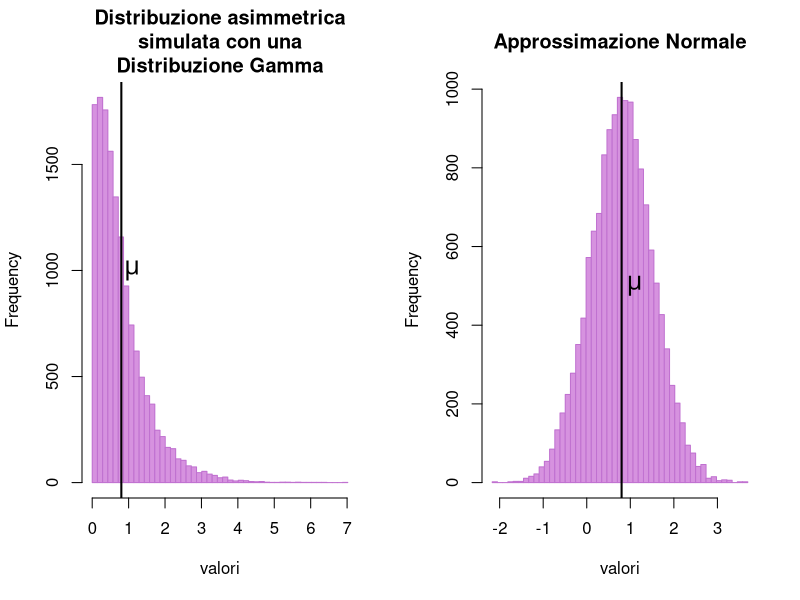
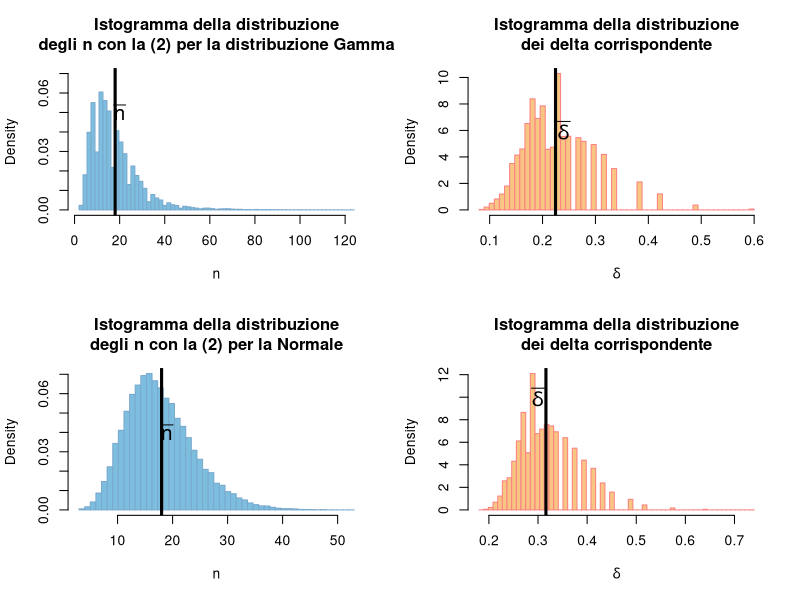
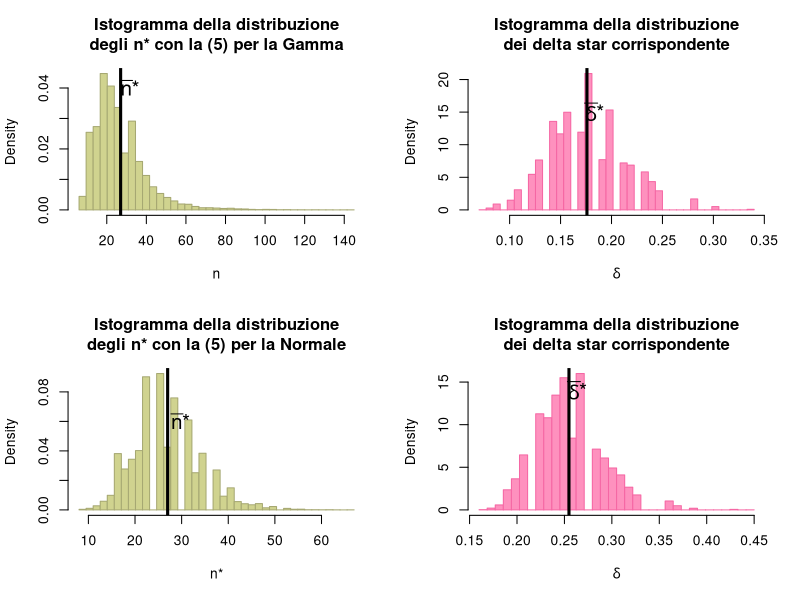

Source code (R) for these figures, in order: (Note: a time limit stopped this script after it produced the figures.)
####################################################
####################################################
#######                                      #######
####### SIMULAZIONE LOBLOLLY PINE POPULATION #######
#######                                      #######
####################################################
####################################################

################################
# GENERAZIONE DI DISTRIBUZIONI #
################################

# Imposto i parametri della distribuzione che andro' a generare successivamente, in modo da averne una simile a quella dell'area basale dei pini Loblolly, analizzata nell'articolo.
N <- 14443 
mu <- 0.8 
sigma <- 0.72
# Media e Deviazione standard li ho scelti a priori per poter generare una distribuzione abbastanza simile a quella del dataset.

# Calcolo di k (forma) e theta (scala) basato sui parametri forniti
k <- (mu^2) / (sigma^2)
theta <- (sigma^2) / mu

## DISTRIBUZIONE GAMMA
set.seed(524)
gamma_distr <- rgamma(N, shape = k, scale = theta)
summary(gamma_distr)

## DISTRIBUZIONE NORMALE
# Utilizzo gli stessi parametri (mu e sigma)
set.seed(524)
norm_distr <- rnorm(N, mean = mu, sd = sigma)
summary(norm_distr)

##########################
# ISTOGRAMMI A CONFRONTO #
##########################

par(mfrow=c(1,2))
## ISTOGRAMMA DELLA DISTRIBUZIONE GAMMA
hist(gamma_distr,breaks = seq(min(gamma_distr),max(gamma_distr), length.out=50), main = "Distribuzione asimmetrica\nsimulata con una\nDistribuzione Gamma", xlab = "valori",col="#d692df",border = "#c071d0")
abline(v=mu, lwd=2)
text(1.1,1000, cex=1.5, labels=expression(paste(mu)))

## ISTOGRAMMA DELLA DISTRIBUZIONE NORMALE
hist(norm_distr,breaks = seq(min(norm_distr),max(norm_distr), length.out=50), main = "Approssimazione Normale", xlab = "valori",col="#d692df",border = "#c071d0")
abline(v=mu, lwd=2)
text(1.1,500, cex=1.5, labels=expression(paste(mu)))

######################################
# FORMULA USUALE PER IL CALCOLO DI n #
######################################

## CALCOLO LA NUMEROSITA' CAMPIONARIA CON LA FORMULA 2

# Definisco i parametri mancanti
delta <- 0.3 # La precisione desiderata (margine di errore)
alpha <- 0.1 # Il livello di significatività per un livello di confidenza del 90%

# Calcolo il valore critico t 
t_value <- qt(1 - alpha/2, df = N-1)

# Calcolo la numerosità campionaria
n_pilota <- round((t_value * sigma / delta)^2)
n_pilota

# Itero una seconda volta per portare i gradi di libertà ad uno in meno
t_value <- qt(1 - alpha/2, df = n_pilota-1)
n_pilota <- round((t_value * sigma / delta)^2)
n_pilota

# Ora estrarrò dalle popolazioni Gamma e Gaussiana rispettivamente due campioni con Campionamento Casuale Semplice con un pacchetto specifico
# install.packages("sampling")
# library(sampling)
# indices <- srswor(n_pilota, N) # 'indices' contiene gli indici degli elementi selezionati dalla popolazione
# gamma_camp <- gamma_distr[indices]
# norm_camp <- norm_distr[indices]


# Poiche' e' impossibile nella realta' che la deviazione standard sia data a priori, la stimiamo attraverso il calcolo della deviazione standard dal campione pilota.

# Estraggo i campioni con Campionamento Casuale Semplice fissando il seme
set.seed(524)
gamma_camp_pilota <- sample(gamma_distr, n_pilota, replace = FALSE)
norm_camp_pilota <- sample(norm_distr, n_pilota,replace=FALSE)
sigma_hat <-  sd(gamma_camp_pilota)
sigma_hat_norm <- sd(norm_camp_pilota)

# Calcolo nuovamente la Formula (2) iterando due volte
t_value <- qt(1 - alpha/2, df = n_pilota-1)
n <- ceiling((t_value * sigma_hat / delta)^2)
n
t_value <- qt(1 - alpha/2, df = n-1)
n <- ceiling((t_value * sigma_hat / delta)^2)
n # Dimensione del campione desiderata

# Estraggo i campioni con la nuova numerosità campionaria
gamma_camp <- sample(gamma_distr,n,replace = FALSE)
norm_camp <- sample(norm_distr,n,replace = FALSE)

cat("La numerosita' campionaria calcolata con la formula usuale e' di", n, "data dalla seconda iterazione, per portare i gradi di libertà ad uno in meno ripetto alla dimensione del campione stimata. I due campioni estratti con Campionamento Casuale Semplice Senza Ripetizione sono: \nGAMMA\n", gamma_camp, "\nNORMALE\n", norm_camp)

###############
# SIMULAZIONI #
###############

# Ora che e' chiaro il procedimento eseguo 50.000 simulazioni per ottenere una rappresentazione realistica delle distribuzioni di campionamento
M <- 50000

## ITERAZIONE PER LA DISTRIBUZIONE GAMMA

# Inizializzo un vettore per l'allocazione dei risultati
estimated_n <- numeric(M)
set.seed(524)
for (i in 1:M) {
  # Simulo il prelievo di un campione pilota
  campione_ssr <- sample(gamma_distr, size = n_pilota, replace = FALSE)
  
  # Calcolo la deviazione standard del campione pilota
  deviazione_standard_campione <- sd(campione_ssr)
  
  # Calcolo la dimensione del campione desiderata n tramite la formula usuale
  n <- ceiling((qt(1 - alpha / 2, length(campione_ssr) - 1) * deviazione_standard_campione / delta)^2)
  
  # Memorizzo il risultato nel vettore preallocato
  estimated_n[i] <- max(ceiling(n),2)
}
# Visualizzo i primi 10 risultati
head(estimated_n)
cat("Mean estimate n from (2): ", ceiling(mean(estimated_n)), "\nMaximum estimate n: ",max(estimated_n))

# ITERAZIONE PER LA DISTIBUZIONE NORMALE
est_n_norm <- numeric(M)
set.seed(524)
for (i in 1:M) {
  campione_ssr<-sample(norm_distr,size = n_pilota,replace = FALSE)
  deviazione_standard_campione <-sd(campione_ssr)
  n <- ceiling((qt(1-alpha/2,length(campione_ssr)-
             1)*deviazione_standard_campione/delta)^2)
  est_n_norm[i]<-max(ceiling(n),2)
}
head(est_n_norm)
cat("Mean estimate n from (2): ", ceiling(mean(est_n_norm)), "\nMaximum estimate n: ",max(est_n_norm))

#######################################
# MEAN ESTIMATED MARGIN ERROR USING n #
#######################################

# RICAVO DELTA DALLA DISTRIBUZIONE GAMMA
delta_gamma <- round(qnorm(1 - alpha/2) * sigma_hat / sqrt(estimated_n),2) # Utilizzo sigma_hat
summary(delta_gamma)
cat("Mean estimated margin error using n from Gamma ditribution: ",round(mean(delta_gamma),2))

# RICAVO DELTA DALLA DISTRIBUZIONE NORMALE
delta_norm <- round(qnorm(1 - alpha/2) * sigma_hat_norm / sqrt(est_n_norm),2)
cat("Mean estimate margin error using n from gaussian ditribution: ",round(mean(delta_norm),2))

par(mfrow= c(2,2))
# ISTOGRAMMA DELLA DISTRIBUZIONE DEGLI n PER LA GAMMA
hist(estimated_n, breaks=seq(min(estimated_n),max(estimated_n),length.out=70), main = "Istogramma della distribuzione\ndegli n con la (2) per la distribuzione Gamma", ylim = c(0,0.07),col = "#7dbedf",border = "#7aa9ce", xlab = "n", freq = F)
abline(v=ceiling(mean(estimated_n)), lwd=3)
text(20, 0.05,labels=expression(paste(bar(n))), cex=1.5, lwd=2)

# ISTOGRAMMA DELLA DISTRIBUZIONE DEI delta PER LA GAMMA
hist(delta_gamma, breaks = seq(min(delta_gamma),max(delta_gamma),length.out=55), main = "Istogramma della distribuzione\ndei delta corrispondente", col = "#f8c583",border = "#fa8282", xlab = expression(paste(delta)), freq = F)
abline(v=mean(delta_gamma),lwd=3)
text(0.24,6,labels=expression(paste(bar(delta))), cex=1.5, lwd=2)

# ISTOGRAMMA DELLA DISTRIBUZIONE DEGLI n PER LA NORMALE
hist(est_n_norm, breaks=seq(min(est_n_norm),max(est_n_norm),length.out=50), main = "Istogramma della distribuzione\ndegli n con la (2) per la Normale",  col = "#7dbedf",border = "#7aa9ce", xlab = "n",freq = F)
abline(v=ceiling(mean(est_n_norm)), lwd=3)
text(19, 0.04,labels=expression(paste(bar(n))), cex=1.5)

# ISTOGRAMMA DELLA DISTRIBUZIONE DEI delta PER LA NORMALE
hist(delta_norm, breaks = seq(min(delta_norm),max(delta_norm),length.out=60), col = "#f8c583",border = "#fa8282", main = "Istogramma della distribuzione\ndei delta corrispondente", xlab = expression(paste(delta)),freq = F)
abline(v=mean(delta_norm), lwd=3)
text(0.30,10,labels=expression(paste(bar(delta))), cex=1.5, lwd=2)

############################
# INTERVALLI DI CONFIDENZA #
############################

## PER CAMPIONE SINGOLO

# LIVELLO DI CONFIDENZA AL 90% PER LA GAMMA

# Calcolo del margine di errore
margine_errore <- qnorm(1-alpha/2) * (sigma_hat / sqrt(ceiling(mean(estimated_n)))) 
mu_camp_G <- mean(gamma_camp)
# Calcolo l'intervallo di confidenza
inf <- mu_camp_G - margine_errore
sup <- mu_camp_G + margine_errore
cat("Intervallo di confidenza al 90% per la media: [", inf, ",", sup, "]\n")

# LIVELLO DI CONFIDENZA AL 90% PER LA NORMALE

# Eseguo lo stesso procedimento utilizzato sopra, cambiando la deviazione standard e la stima di n
margin_error <- qnorm(1-alpha/2) * (sigma_hat_norm / sqrt(ceiling(mean(est_n_norm)))) 
mu_camp_N <- mean(norm_camp)
inf_norm <- mu_camp_N - margin_error
sup_norm <- mu_camp_N + margin_error
cat("Intervallo di confidenza della Normale al 90% per la media: [", inf_norm, ",", sup_norm, "]\n")

####################################################
# INTERVALLI DI  CONFIDENZA PER 50.000 SIMULAZIONI #
####################################################

## LIVELLI DI CONFIDENZA AL 90% PER LA GAMMA

# Anche qui, ora che il procedimento è chiaro eseguo M simulazioni
# Inizializzo un vettore per memorizzare i risultati degli intervalli di confidenza
IC <- matrix(NA, nrow = M, ncol = 2)

# Imposto il livello di confidenza al 90%
livello_confidenza <- 1 - alpha

# Itero il processo M volte
for (i in 1:M) {

  # Seleziono un campione SSR di dimensione n (dato dalla media delle stime di n)
  campione_ssr <- sample(gamma_distr, size = ceiling(mean(estimated_n)), replace = FALSE)
  
  # Calcolo l'intervallo di confidenza per la media
  intervallo_confidenza <- t.test(campione_ssr, conf.level = livello_confidenza)$conf.int
  
  # Memorizzo l'intervallo di confidenza
  IC[i, ] <- intervallo_confidenza
}

#Visualizzo i primi 10 intervalli di confidenza
head(IC)

## LIVELLI DI CONFIDENZA AL 90% PER LA NORMALE

# Utilizzo lo stesso procedimento della Gamma
I_C <- matrix(NA, nrow = M, ncol = 2)

livello_confidenza <- 1 - alpha

for (i in 1:M) {
  
  campione_ssr <- sample(norm_distr, size = ceiling(mean(est_n_norm)), replace = FALSE)
  
  
  intervallo_confidenza <- t.test(campione_ssr, conf.level = livello_confidenza)$conf.int
  
  I_C[i, ] <- intervallo_confidenza
}

head(I_C)

#######################################
# PROBABILITA' DI TOLLERANZA EMPIRICA #
#######################################

## CALCOLO LA PROBABILITA' DI TOLLERANZA EMPIRICA PER LA DISTRIBUZIONE GAMMA

# Inizializzo il contatore per intervalli di confidenza che coprono la media della popolazione
copertura <- 0

# Controllo ogni intervallo di confidenza per vedere se copre la media della popolazione
for (i in 1:M) {
  if (IC[i, 1] <= mu && IC[i, 2] >= mu) {
    copertura <- copertura + 1
  }
}
# Calcola la probabilità di tolleranza empirica
ETP <- round(copertura / M, 2)

# ESEGUO LO STESSO PROCEDIMENTO PER LA NORMALE
copertura_norm <- 0

# Controlla ogni intervallo di confidenza per vedere se copre la media vera
for (i in 1:M) {
  if (I_C[i, 1] <= mu && I_C[i, 2] >= mu) {
    copertura_norm <- copertura_norm + 1
  }
}
# Calcolo la probabilità di tolleranza empirica
norm_ETP <- round(copertura_norm / M, 2)

cat("La probabilià di tolleranza empirica per la distribuzione Gamma (1-gamma) e' di:",ETP,"\nLa probabilià di tolleranza empirica per la distribuzione Normale (1-gamma) e' di:",norm_ETP)
# Al contrario di quanto descritto nell'articolo il tasso di copertura è molto alto per la stima della dimensione campionaria con la formula usuale, ma soprattutto è più alto per la normale.

#################################
# MARGINE DI ERRORE TOLLERABILE #
#################################

## GAMMA

# Inizializzo un vettore per memorizzare le medie campionarie per la Gamma
mu_camp_G <- numeric(M)

# Estraggo i campioni e calcolo le medie
for (i in 1:M) {

    campione_ssr <- sample(gamma_distr, ceiling(mean(estimated_n)), replace = TRUE)
  
    mu_camp_G[i] <- mean(campione_ssr)
}

# Calcolo quante medie campionarie sono entro delta dalla media della popolazione
medie_entro_delta_G <- sum(abs(mu_camp_G - mu) <= delta)

percentuale_entro_delta_G <- ceiling((medie_entro_delta_G / M) * 100)

cat("Percentage of sample means within delta of the Gamma population mean:", percentuale_entro_delta_G, "%\n")

# UTILIZZO LO STESSO PROCEDIMENTO PER LA NORMALE
# Inizializzo un vettore per memorizzare le medie campionarie per la Gamma
mu_camp_N <- numeric(M)

# Estraggo i campioni e calcolo le medie
for (i in 1:M) {
  n <- ceiling((qt(1 - alpha / 2, length(campione_ssr) - 1) * deviazione_standard_campione / delta)^2)
  
  campione_ssr <- sample(norm_distr, ceiling(mean(est_n_norm)), replace = TRUE)
  
  mu_camp_N[i] <- mean(campione_ssr)
}

# Calcolo quante medie campionarie sono entro delta dalla media della popolazione
medie_entro_delta_N <- sum(abs(mu_camp_N - mu) <= delta)

percentuale_entro_delta_N <- ceiling((medie_entro_delta_N / M) * 100)

cat("Percentage of sample means within delta of the Normal population mean:", percentuale_entro_delta_N, "%\n")

##############################################################################

#####################################
# FORMULA PER n* DI KUPPER E HAFNER #
#####################################

# Ricordo i parametri che mi servono
alpha <- 0.1 # Livello di confidenza al 90%
gamma <- 0.1 # Livello di tolleranza al 95%

# Funzione per calcolare n*
calculate_n_star <- function(n, alpha, gamma) {
  n_star <- n # Inizializzo n_star con n calcolato con la formula usuale
  while(TRUE) {
    chi_sq_n_star_minus_1 <- qchisq(1 - gamma, df = n_star - 1)
    f_1_n_star_minus_1 <- qf(1 - alpha, df1 = 1, df2 = n_star - 1)
    chi_sq_1 <- qchisq(1 - alpha, df = 1)
    right_side <- n * chi_sq_n_star_minus_1 * f_1_n_star_minus_1 / chi_sq_1
    left_side <- n_star * (n_star - 1)
    
    if(left_side >= right_side) {
      break
    } else {
      n_star <- n_star + 1
    }
  }
  return(n_star)
}

## FORMULA (5) PER LA DISTRIBUZIONE GAMMA

# Inizializzo un vettore per memorizzare i risultati di n*
n_star_risult <- numeric(length(estimated_n))

# Calcolo n* per ogni simulazione
for (i in 1:length(estimated_n)) {
  n_star_risult[i] <- calculate_n_star(estimated_n[i], alpha, gamma)
}

# A questo punto, n_star_risult contiene i valori di n* calcolati per ogni n in estimated_n
cat("Mean estimate n* from (5): ", ceiling(mean(n_star_risult)), "\nMaximum estimate n*: ", max(n_star_risult))

## FORMULA (5) PER LA DISTRIBUZIONE NORMALE

# Utilizzando la funzione  gia' definita, ri-eseguo il ciclo for per est_n_norm
# Inizializzo un vettore per memorizzare i risultati di n*
n_star_risult_norm <- numeric(length(est_n_norm))

for (i in 1:length(est_n_norm)) {
  n_star_risult_norm[i] <- calculate_n_star(est_n_norm[i], alpha, gamma)
}

cat("Mean estimate n* from (5): ", ceiling(mean(n_star_risult_norm)), "\nMaximum estimate n*: ", max(n_star_risult_norm))


########################################
# MEAN ESTIMATED MARGIN ERROR USING n* #
########################################

## RICAVO DELTA STAR DALLA DISTRIBUZIONE GAMMA
delta_star_gamma <- round(qnorm(1 - alpha/2) * sigma_hat / sqrt(n_star_risult),2) # Utilizzo sigma o sigma_hat?????????
summary(delta_star_gamma)
cat("Mean estimated margin error using n* from Gamma ditribution: ",round(mean(delta_star_gamma),2))

## RICAVO DELTA STAR DALLA DISTRIBUZIONE NORMALE
delta_star_norm <- round(qnorm(1 - alpha/2) * sigma_hat_norm / sqrt(n_star_risult_norm),2)
summary(delta_star_norm)
cat("Mean estimate margin error using n* from gaussian ditribution: ",round(mean(delta_star_norm),2))

par(mfrow=c(2,2))
# ISTOGRAMMA DELLA DISTRIBUZIONE DEGLI n* PER LA GAMMA
hist(n_star_risult, breaks=seq(min(n_star_risult),max(n_star_risult),length.out=40), main = "Istogramma della distribuzione\ndegli n* con la (5) per la Gamma", col = "#d0d38f",border = "#a6a872", xlab = "n", freq = F)
abline(v=ceiling(mean(n_star_risult)), lwd=3)
text(30, 0.04,labels=expression(paste(bar(n)),"   *"), cex=1.5, lwd=2)

# ISTOGRAMMA DELLA DISTRIBUZIONE DEI delta star PER LA GAMMA
hist(delta_star_gamma, breaks = seq(min(delta_star_gamma),max(delta_star_gamma),length.out=40), main = "Istogramma della distribuzione\ndei delta star corrispondente", col = "#fe91be",border = "#f567a4", xlab = expression(paste(delta)), freq = F)
abline(v=mean(delta_star_gamma), lwd=3)
text(0.18,15,labels=expression(paste(bar(delta)),"   *"), cex=1.5, lwd=2)

# ISTOGRAMMA DELLA DISTRIBUZIONE DEGLI n* PER LA NORMALE
hist(n_star_risult_norm, breaks=seq(min(n_star_risult_norm),max(n_star_risult_norm),length.out=40), main = "Istogramma della distribuzione\ndegli n* con la (5) per la Normale",  col = "#d0d38f",border = "#a6a872", xlab = "n*",freq = F)
abline(v=ceiling(mean(n_star_risult_norm)), lwd=3)
text(29, 0.06,labels=expression(paste(bar(n)),"   *"), cex=1.5)

# ISTOGRAMMA DELLA DISTRIBUZIONE DEI delta star PER LA NORMALE
hist(delta_star_norm, breaks = seq(min(delta_star_norm),max(delta_star_norm),length.out=35), col = "#fe91be",border = "#f567a4", main = "Istogramma della distribuzione\ndei delta star corrispondente", xlab = expression(paste(delta)),freq = F)
abline(v=mean(delta_star_norm), lwd=3)
text(0.26,14,labels=expression(paste(bar(delta)),"   *"), cex=1.5, lwd=2)

####################################################
# INTERVALLI DI  CONFIDENZA PER 50.000 SIMULAZIONI #
####################################################

## LIVELLI DI CONFIDENZA AL 90% PER LA GAMMA

# Secondo vettore inizializzato per allocare gli intervalli di confidenza per le stime di n*
II_IC <- matrix(NA, nrow = M, ncol = 2)

livello_confidenza <- 1 - alpha

for (i in 1:M) {
  
  # Seleziono un campione SSR di dimensione n (dato dalla media delle stime di n*)
  campione_ssr <- sample(gamma_distr, size = ceiling(mean(n_star_risult)), replace = FALSE)
  
  intervallo_confidenza <- t.test(campione_ssr, conf.level = livello_confidenza)$conf.int
  
  II_IC[i, ] <- intervallo_confidenza
}

#Visualizzo i primi 10 intervalli di confidenza
head(II_IC)

## LIVELLI DI CONFIDENZA AL 90% PER LA NORMALE

# Utilizzo lo stesso procedimento sopra
II_I_C <- matrix(NA, nrow = M, ncol = 2)

livello_confidenza <- 1 - alpha

for (i in 1:M) {
  
  campione_ssr <- sample(norm_distr, size = ceiling(mean(n_star_risult_norm)), replace = FALSE)
  
  
  intervallo_confidenza <- t.test(campione_ssr, conf.level = livello_confidenza)$conf.int
  
  II_I_C[i, ] <- intervallo_confidenza
}

head(II_I_C)

#######################################
# PROBABILITA' DI TOLLERANZA EMPIRICA #
#######################################

##  LA DISTRIBUZIONE GAMMA

# Inizializzo il contatore per intervalli di confidenza che coprono la media della popolazione
copert_nst <- 0

# Controllo ogni intervallo di confidenza per vedere se copre la media della popolazione
for (i in 1:M) {
  if (II_IC[i, 1] <= mu && II_IC[i, 2] >= mu) {
    copert_nst <- copert_nst + 1
  }
}
# Calcola la probabilità di tolleranza empirica
ETP_nst <- round(copert_nst / M, 2)

# ESEGUO LO STESSO PROCEDIMENTO PER LA NORMALE
copertura_norm_nst <- 0

# Controlla ogni intervallo di confidenza per vedere se copre la media vera
for (i in 1:M) {
  if (II_I_C[i, 1] <= mu && II_I_C[i, 2] >= mu) {
    copertura_norm_nst <- copertura_norm_nst + 1
  }
}
# Calcolo la probabilità di tolleranza empirica
norm_ETP_nst <- round(copertura_norm_nst / M, 2)

cat("In riferimento al secondo calcolo della numerosità campionaria con la formula di Kupper e Hafner:\n","La probabilià di tolleranza empirica per la distribuzione Gamma (1-gamma) e' di:",ETP_nst,"\nLa probabilià di tolleranza empirica per la distribuzione Normale (1-gamma) e' di:",norm_ETP_nst)
# Al contrario di quanto descritto nell'articolo il tasso di copertura è molto alto anche per la stima della dimensione campionaria con la formula di Kupper e Hafner, ma soprattutto è più alto per la normale.

#################################
# MARGINE DI ERRORE TOLLERABILE #
#################################

## GAMMA

# Inizializzo un vettore per memorizzare le medie campionarie per la Gamma
mu_camp_G <- numeric(M)

# Estraggo i campioni e calcolo le medie
for (i in 1:M) {
  
  campione_ssr <- sample(gamma_distr, ceiling(mean(n_star_risult)), replace = TRUE)
  
  mu_camp_G[i] <- mean(campione_ssr)
}

# Calcolo quante medie campionarie sono entro delta dalla media della popolazione
mu_w_delta_G <- sum(abs(mu_camp_G - mu) <= delta)

perc_entro_delta_G <- ceiling((mu_w_delta_G / M) * 100)

cat("Percentage of sample means within delta of the Gamma population mean:", perc_entro_delta_G, "%\n")

## UTILIZZO LO STESSO PROCEDIMENTO PER LA NORMALE
# Inizializzo un vettore per memorizzare le medie campionarie per la Gamma
mu_camp_N <- numeric(M)

# Estraggo i campioni e calcolo le medie
for (i in 1:M) {

  campione_ssr <- sample(norm_distr, ceiling(mean(n_star_risult_norm)), replace = TRUE)
  
  mu_camp_N[i] <- mean(campione_ssr)
}

# Calcolo quante medie campionarie sono entro delta dalla media della popolazione
mu_w_delta_N <- sum(abs(mu_camp_N - mu) <= delta)

perc_w_delta_N <- ceiling((mu_w_delta_N / M) * 100)

cat("Percentage of sample means within delta of the Normal population mean:", perc_w_delta_N, "%\n")

########################################
# COEFFICIENTE DI ASIMMETRIA DI FISHER #
########################################

# Installo il pacchetto e1071 e lo carico
install.packages("e1071")
library(e1071)


# La funzione skewness calcola il coefficiente di asimmetria di Fisher (G1), ovvero il il momento terzo della media del campione, diviso la deviazione standard al cubo
G1_gamma <- skewness(gamma_distr,type = 3)
G1_norm <- skewness(norm_distr, type = 3)

# Elevo al quadrato (per considerare solamente la magnitudine dell'asimmetria, ignorando la direzione) e moltiplico per 25 (per adeguare l'effetto dell'asimmetria sulla dimensione del campione necessaria per raggiungere un determinato livello di precisione)
G1_Gamma_ajusted <- round(25 * G1_gamma^2)
G1_Gamma_ajusted
G1_Norm_adjusted <- round(25*G1_norm^2)
G1_Norm_adjusted

tabella1 <- data.frame(
  Population=c("Mean estimate n from (2)", 
               "Maximum estimate n",
               "Mean estimate margin error using n",
               "Empirical Tollerance Probability",
               "Percentage of sample means within delta of the population mean:",
               "Mean estimate n* from (2)", 
               "Maximum estimate n*",
               "Mean estimate margin error using n*",
               "Empirical Tollerance Probability",
               "Percentage of sample means within delta of the population mean:",
               "25G1^2"), # da calcolare con n*
  Normale= round(c(ceiling(mean(est_n_norm)),
             max(est_n_norm),
             mean(delta_norm),
             norm_ETP,
             percentuale_entro_delta_N,
             ceiling(mean(n_star_risult_norm)), 
             max(n_star_risult_norm),
             mean(delta_star_norm),
             norm_ETP_nst,
             perc_w_delta_N,
             G1_Norm_adjusted),2),
  Gamma= round(c(ceiling(mean(estimated_n)), 
           max(estimated_n),
           mean(delta_gamma),
           ETP,
           percentuale_entro_delta_G,
           ceiling(mean(n_star_risult)), 
           max(n_star_risult),
           mean(delta_star_gamma),
           ETP_nst,
           perc_entro_delta_G,
           G1_Gamma_ajusted),2))


View(tabella1)
